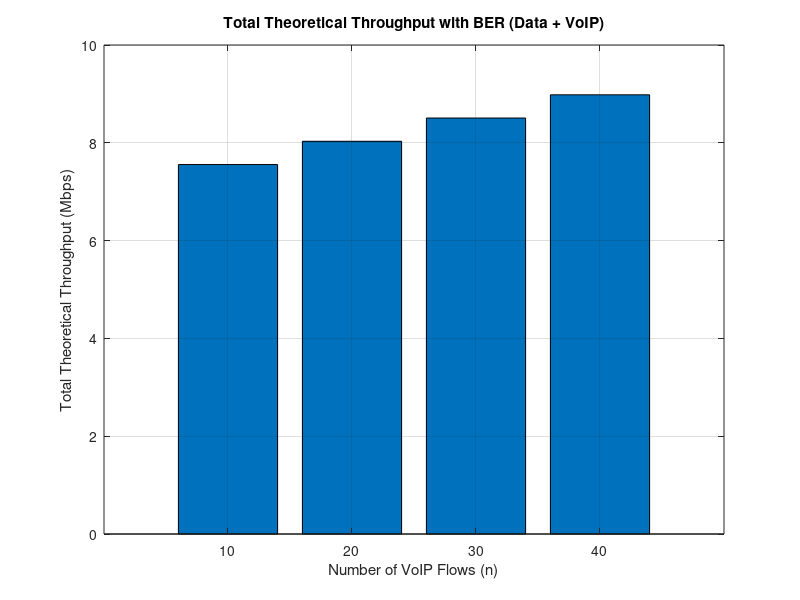

The MATLAB script that drew this image:
% General Parameters
lambda_data = 1500;              % Packet arrival rate for data (pps)
C = 10;                          % Link bandwidth (Mbps)
n_values = [10, 20, 30, 40];     % Different numbers of VoIP flows
pps_voip = 50;                   % Packet arrival rate for VoIP per flow (pps)
ber = 1e-5;                      % Bit Error Rate (BER)

% Average size of VoIP packets (110 to 130 bytes)
mean_voip_size = mean(110:130);  % Equal probability for all VoIP packet sizes

% Possible data packet sizes (65:109, 111:1517 bytes)
prob_left = (1 - (0.19 + 0.23 + 0.17)) / ((109 - 65 + 1) + (1517 - 111 + 1));

% Weighted average size of data packets
mean_data_size = 0.19 * 64 + 0.23 * 110 + 0.17 * 1518 + ...
    sum((65:109) * prob_left) + sum((111:1517) * prob_left);

% Probability of successful transmission (without errors) for a packet of size S bits
% P(success) = (1 - BER)^(packet_size_in_bits)
P_success_data = (1 - ber)^(mean_data_size * 8);      % for data packets
P_success_voip = (1 - ber)^(mean_voip_size * 8);      % for VoIP packets

% Initialize vectors to store results
throughput_data_mean = zeros(1, length(n_values));
throughput_voip_mean = zeros(1, length(n_values));
throughput_total_mean = zeros(1, length(n_values));

% Loop to calculate theoretical throughput for each value of n
for i = 1:length(n_values)
    n = n_values(i);  % Number of VoIP flows
    
    % Effective Throughput for data packets
    throughput_data = lambda_data * mean_data_size * 8 / 10^6 * P_success_data;  % Convert to Mbps
    
    % Effective Throughput for VoIP packets
    throughput_voip = n * pps_voip * mean_voip_size * 8 / 10^6 * P_success_voip;  % Convert to Mbps
    
    % Total throughput calculation
    total_throughput = throughput_data + throughput_voip;
    
    % Store results for the bar chart
    throughput_data_mean(i) = throughput_data;
    throughput_voip_mean(i) = throughput_voip;
    throughput_total_mean(i) = total_throughput;
    
    % Display the results
    fprintf('\nTheoretical Results with BER for n = %d VoIP flows:\n', n);
    fprintf('  Theoretical Throughput (Data) = %.2f Mbps\n', throughput_data);
    fprintf('  Theoretical Throughput (VoIP) = %.2f Mbps\n', throughput_voip);
    fprintf('  Total Theoretical Throughput = %.2f Mbps\n', total_throughput);
end

% Generate bar chart for total theoretical throughput
figure;
bar(n_values, throughput_total_mean);
hold on;

% Customize the chart
xlabel('Number of VoIP Flows (n)');
ylabel('Total Theoretical Throughput (Mbps)');
title('Total Theoretical Throughput with BER (Data + VoIP)');
grid on;
hold off;

% Display the chart
fprintf('Bar chart displayed for total theoretical throughput considering BER.\n');
